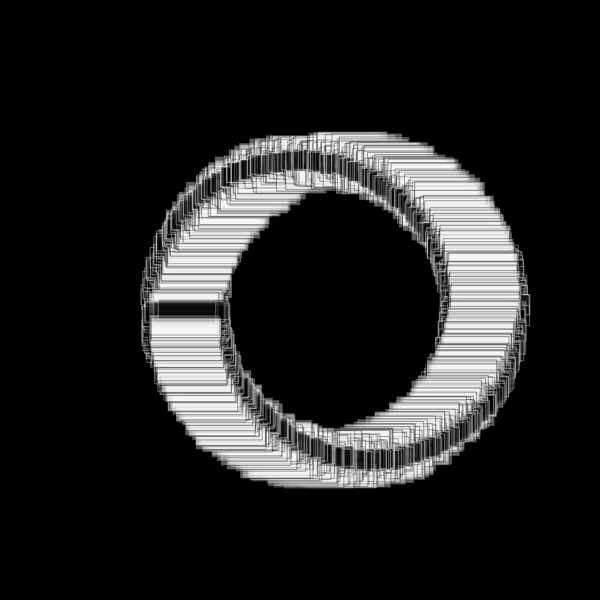
Frame 1 (no input)
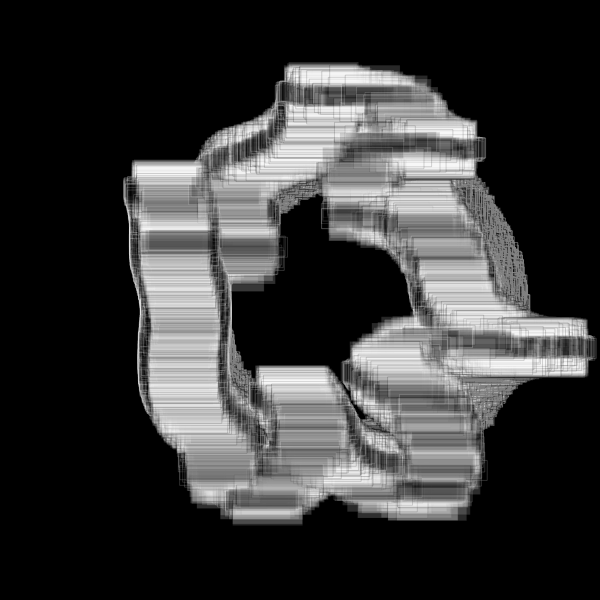
Frame 60 (no input)
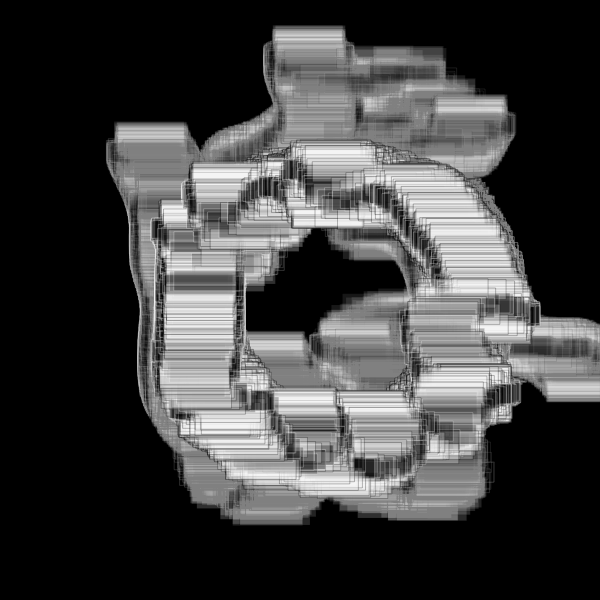
Frame 120 (the mouse pressed at the canvas centre since frame 60)

The p5.js sketch that drew these frames (run headless with seeded random() and noise() and a simulated clock; from frame 60 on, the mouse is pressed at the canvas centre):

// p5.js sketch
// ── sketch.js
/* Forked from  Roni Kaufman
 inspired by https://twitter.com/dmitricherniak/status/1214888292421951488?s=09
Fork and modifications by Nina Lutz
*/

let particles = [];
let circles = [];
let squiggliness = 1/500;
let interval;
let margin = 20;
let theEnd = false;
let r = 150;
let noiseFactor = 10;
let baseHue;

function setup() {

  var canvas;
  if(windowWidth>=600 && windowHeight >=600){
    canvas = createCanvas(600, 600);
  }
  else{
    canvas = createCanvas(windowWidth, windowHeight - 100);
  }

  var x = (windowWidth - width) / 2;
  var y = (windowHeight - height) / 2;

  canvas.position(x, y);

  noStroke();
  
  updateParticles();
    background(0)


  interval = setInterval(updateParticles, 5000);
}

function draw() {
  background(0, 1)
  if (theEnd) {
    noLoop();
  } else {
    for (let p of particles) {
      p.draw();
      p.move();
    }
  }
}

function updateParticles() {
  particles = [];
  let xCenter = width/2;
  let yCenter = height/2;
  let n = r*10;
  for (let i = 0; i < n; i++) {
    let theta = map(i, 0, n, -PI, PI);
    let x_ = xCenter + r*cos(theta);
    let y_ = yCenter + r*sin(theta);
    let s_ = 2;
    let sat_ = random(noiseFactor/2, 100);
    let val_ = random(0, noiseFactor*2);
    particles.push(new Particle(x_, y_, s_, sat_, val_));
  }
  r -= 14;
  noiseFactor += 10;
  baseHue += 0;
  if (r < 20) {
    clearInterval(interval);
    theEnd = true;
  }
}

function Particle(x_, y_, s_, sat_, val_) {
  this.x = x_; // x
  this.y = y_; // y
  this.size = s_; // size
  this.sat = sat_; // saturation
  this.val = val_; // value
  
  this.alpha = 100;
  this.dist = 1.2;
  
  this.move = function() {
    let theta = noise(this.x * squiggliness, this.y * squiggliness)*PI*noiseFactor;
    fill(baseHue%100, this.sat, this.val, this.alpha);
    let v = p5.Vector.fromAngle(theta, this.dist);
    this.x += v.x;
    this.y += v.y;
    //this.dist *= 0.999;
    this.alpha *= 0.985;
    this.size *= 0.985;
  }
  
  this.draw = function() {
    //fill(100, this.alpha);
    fill(0, this.alpha)
    stroke(244, this.alpha)
    rect(this.x + random(-10, 10), this.y + random(-2, 2), 70, 20);
    stroke(0, this.alpha)
    fill(244, this.alpha)
    rect(this.x + random(-2, 2), this.y + random(-20, 20), 70, 20);

  }
}

function intersectsWithOtherCircles(x_, y_, r_) {
  for (let c of circles) {
    if (dist(c.x, c.y, x_, y_) < c.r + r_ + margin) {
      return true;
    }
  }
  circles.push({x: x_, y: y_, r: r_});
  return false;
}
